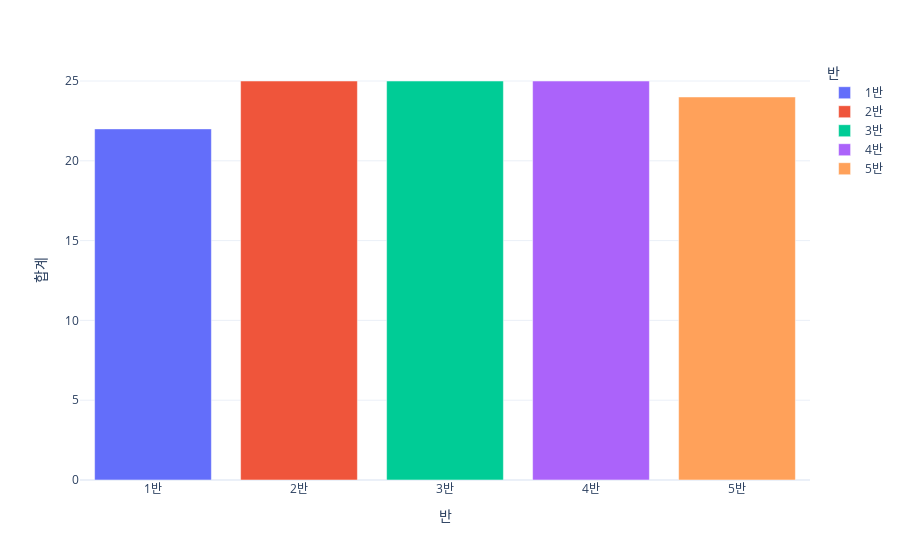

Notebook cell for this chart:
### Code cell
px.bar(test, x = '반',y = '합계', color='반', template = "plotly_white")

### Figure 1 — Plotly figure (JSON) as saved in the notebook; plotly's stock layout.template omitted (floating-point values rounded to 4 significant figures)
{"data": [{"alignmentgroup": "True", "hovertemplate": "반=%{x}<br>합계=%{y}<extra></extra>", "legendgroup": "1반", "marker": {"color": "#636efa", "pattern": {"shape": ""}}, "name": "1반", "offsetgroup": "1반", "orientation": "v", "showlegend": true, "textposition": "auto", "type": "bar", "x": ["1반"], "xaxis": "x", "y": [22], "yaxis": "y"}, {"alignmentgroup": "True", "hovertemplate": "반=%{x}<br>합계=%{y}<extra></extra>", "legendgroup": "2반", "marker": {"color": "#EF553B", "pattern": {"shape": ""}}, "name": "2반", "offsetgroup": "2반", "orientation": "v", "showlegend": true, "textposition": "auto", "type": "bar", "x": ["2반"], "xaxis": "x", "y": [25], "yaxis": "y"}, {"alignmentgroup": "True", "hovertemplate": "반=%{x}<br>합계=%{y}<extra></extra>", "legendgroup": "3반", "marker": {"color": "#00cc96", "pattern": {"shape": ""}}, "name": "3반", "offsetgroup": "3반", "orientation": "v", "showlegend": true, "textposition": "auto", "type": "bar", "x": ["3반"], "xaxis": "x", "y": [25], "yaxis": "y"}, {"alignmentgroup": "True", "hovertemplate": "반=%{x}<br>합계=%{y}<extra></extra>", "legendgroup": "4반", "marker": {"color": "#ab63fa", "pattern": {"shape": ""}}, "name": "4반", "offsetgroup": "4반", "orientation": "v", "showlegend": true, "textposition": "auto", "type": "bar", "x": ["4반"], "xaxis": "x", "y": [25], "yaxis": "y"}, {"alignmentgroup": "True", "hovertemplate": "반=%{x}<br>합계=%{y}<extra></extra>", "legendgroup": "5반", "marker": {"color": "#FFA15A", "pattern": {"shape": ""}}, "name": "5반", "offsetgroup": "5반", "orientation": "v", "showlegend": true, "textposition": "auto", "type": "bar", "x": ["5반"], "xaxis": "x", "y": [24], "yaxis": "y"}], "layout": {"barmode": "relative", "legend": {"title": {"text": "반"}, "tracegroupgap": 0}, "margin": {"t": 60}, "xaxis": {"anchor": "y", "categoryarray": ["1반", "2반", "3반", "4반", "5반"], "categoryorder": "array", "domain": [0, 1], "title": {"text": "반"}}, "yaxis": {"anchor": "x", "domain": [0, 1], "title": {"text": "합계"}}}}
